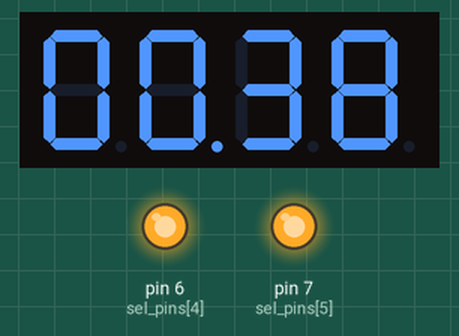
Simulated run of this sketch. Board: Arduino Uno, built with avr-gcc and run on an emulated ATmega328P. Shown: 4-digit seven-segment display, output pins drawn as LEDs (lit = HIGH). Wiring (inferred from the names in the program): 4-digit 7-segment display, segments lit when HIGH: segments pin 8, pin 9, pin 10, pin 11, pin 12, pin 13, pin 14, pin 15; digit selects pin 5, pin 4, pin 3, pin 2. The segment pins are drawn as the display they are named for; pins used as bus, display or sensor lines are not drawn.

Above: at 0.45 s.
At 5.31 s:
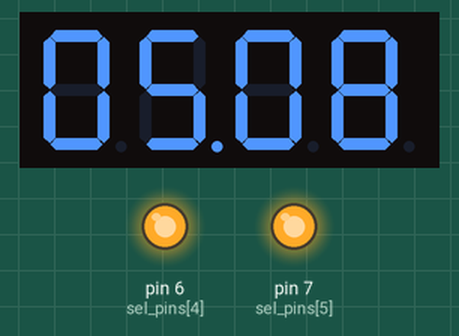
At 10.27 s:
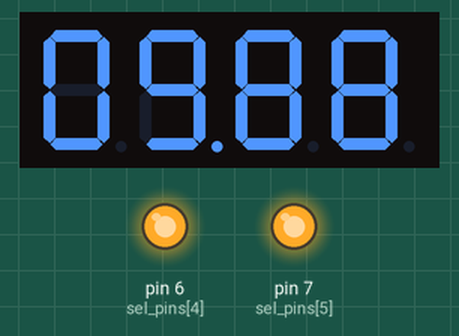
At 20.09 s:
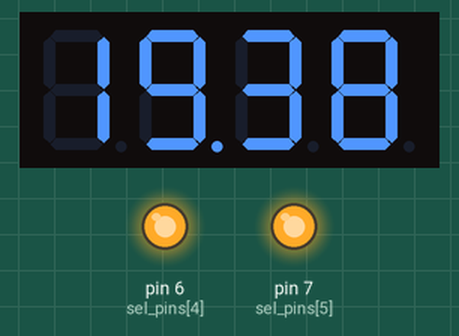
At 29.81 s:
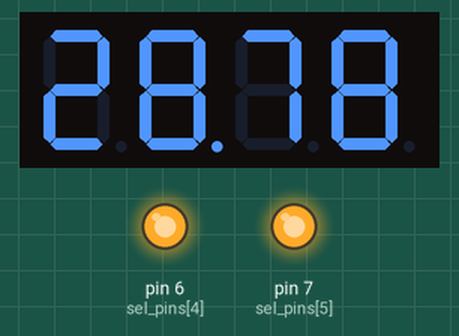
At 39.81 s:
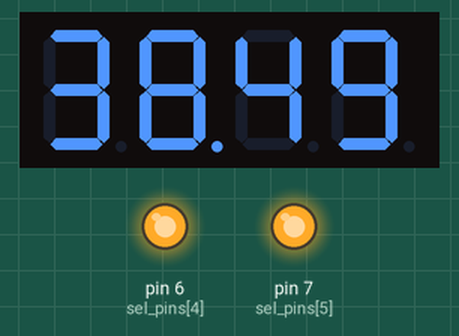

The sketch:

SegClock.ino
```cpp
// pin 40-47: A-F, DP
// pin 2-7: S0-S5
// 7-Segment를 이용해서 소수점 시계를 만드는 프로그램.
int cnt = 0;
int i1 = 0, i2 = 0, i3 = 0, i4 = 0, j;
int seg[][8] = {
  {1, 1, 1, 1, 1, 1, 0, 0},   // 0
  {0, 1, 1, 0, 0, 0, 0, 0},   // 1
  {1, 1, 0, 1, 1, 0, 1, 0},   // 2
  {1, 1, 1, 1, 0, 0, 1, 0},   // 3
  {0, 1, 1, 0, 0, 1, 1, 0},   // 4
  {1, 0, 1, 1, 0, 1, 1, 0},   // 5
  {1, 0, 1, 1, 1, 1, 1, 0},   // 6
  {1, 1, 1, 0, 0, 0, 0, 0},   // 7
  {1, 1, 1, 1, 1, 1, 1, 0},   // 8
  {1, 1, 1, 1, 0, 1, 1, 0}    // 9
};
int seg_pins[] =  {8, 9, 10, 11, 12, 13, 14, 15};
int sel_pins[] =  {2, 3, 4, 5, 6, 7};
void setup() {
  int i;
  for (i = 0; i < 8; i++) pinMode(seg_pins[i], OUTPUT);
  for (i = 0; i < 6; i++) pinMode(sel_pins[i], OUTPUT);
  for (i = 0; i < 8; i++) digitalWrite(seg_pins[i], LOW);
  for (i = 0; i < 6; i++) digitalWrite(sel_pins[i], HIGH);
}
void loop() {
  digitalWrite(sel_pins[0], LOW);// 가장 오른쪽 세그먼트 켜기
  for (j = 0; j < 8; j++) {
    digitalWrite(seg_pins[j], seg[i1][j]); // 현재 시각에 해당하는 숫자 켜기
  }
  delay(2);
  digitalWrite(sel_pins[0], HIGH); // 가장 오른쪽 세그먼트 끄기
  digitalWrite(sel_pins[1], LOW); // 오른쪽 2번째 세그먼트 켜기
  for (j = 0; j < 8; j++) {
    digitalWrite(seg_pins[j], seg[i2][j]); // 현재 시각에 해당하는 숫자 켜기
  }
  delay(2);
  digitalWrite(sel_pins[1], HIGH); // 오른쪽 2번째 세그먼트 끄기
  digitalWrite(sel_pins[2], LOW); // 오른쪽 3번째 세그먼트 켜기
  for (j = 0; j < 7; j++) {
    digitalWrite(seg_pins[j], seg[i3][j]); // 해당 숫자 출력
  }
  digitalWrite(seg_pins[7], HIGH ); // DP 켜기 ( 소수점 )
  delay(2);
  digitalWrite(sel_pins[2], HIGH); // 오른쪽 3번째 세그먼트 끄기
  digitalWrite(sel_pins[3], LOW); // 가장 왼쪽 세그먼트 켜기
  for (j = 0; j < 8; j++) {
    digitalWrite(seg_pins[j], seg[i4][j]); // 해당 숫자 출력
  }
  delay(2);
  digitalWrite(sel_pins[3], HIGH); // 가장 왼쪽 세그먼트 끄기
  delay(2);
  i1 = (i1 + 1) % 10; // 소수점 시간 조정
  cnt++;
  if (cnt % 10 == 0) {
    i2 = (i2 + 1) % 10; // 소수점 1자리 시간 조정
  }
  if (cnt % 100 == 0) {
    i3 = (i3 + 1) % 10; // 초 단위 시간 조정
  }
  if (cnt % 1000 == 0) {
    i4 = (i4 + 1) % 6; // 10초 단위 시간 조정
    cnt = 0;
  }
}
```
